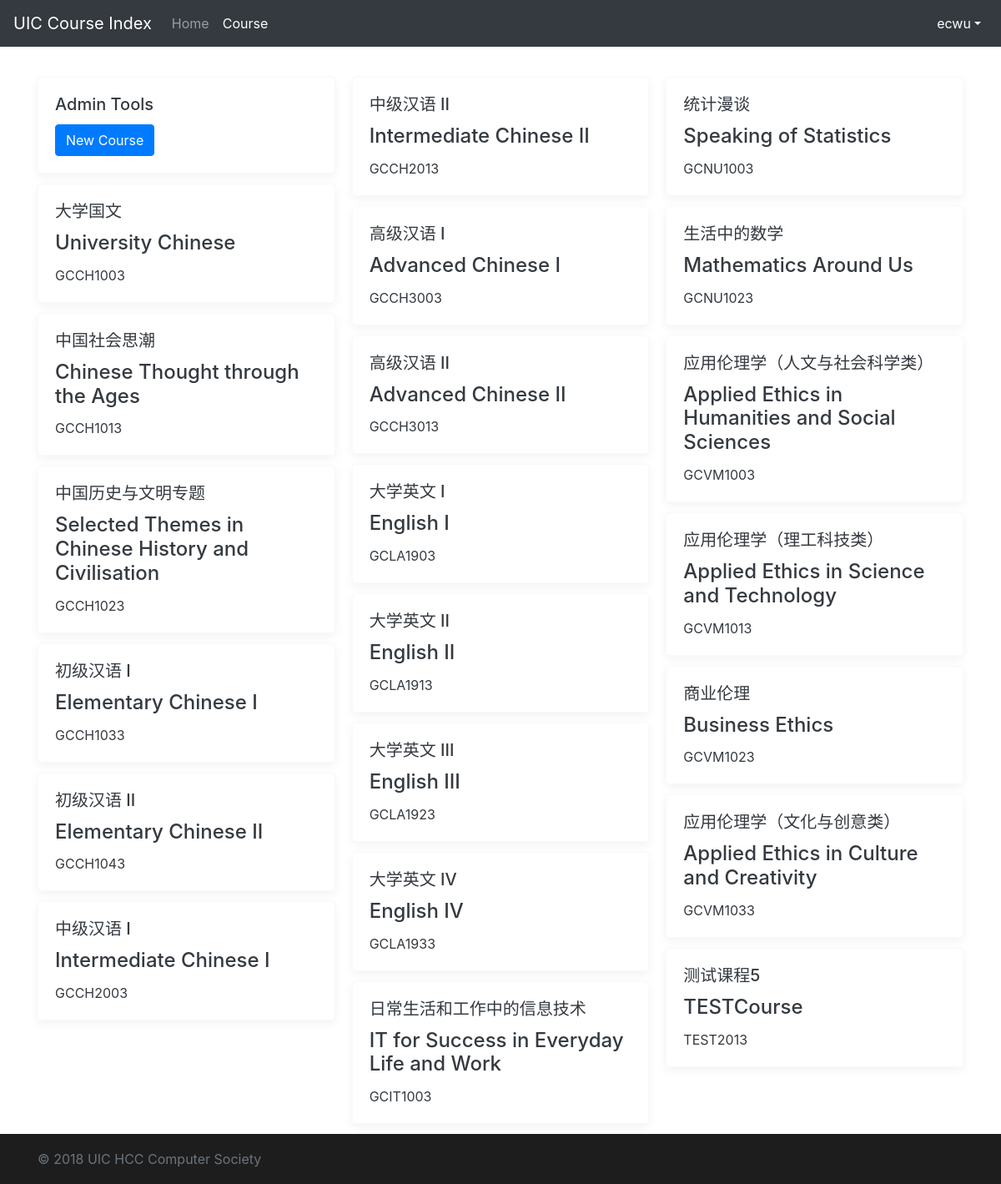
The app's page /course/ (signed in), older data.
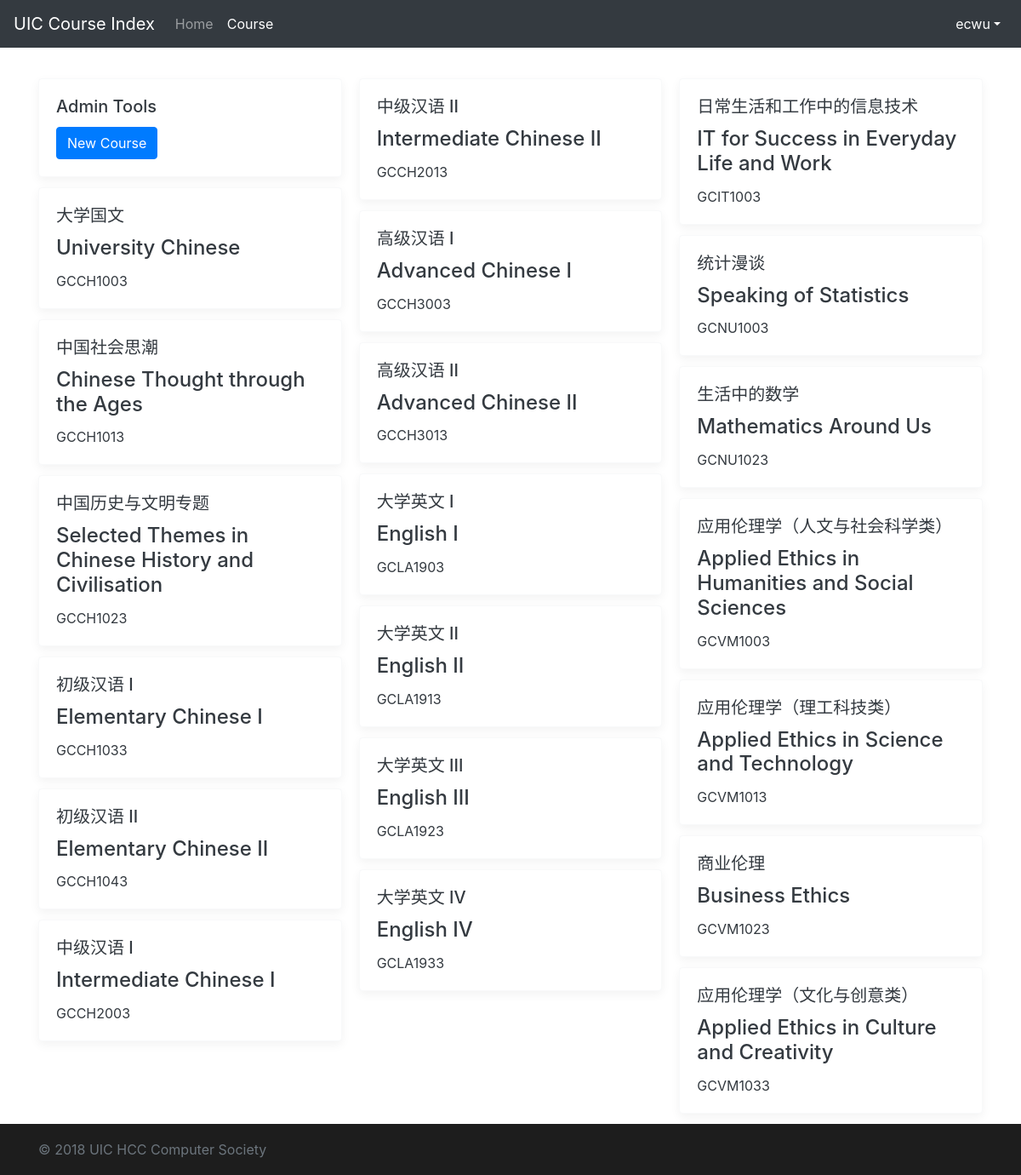
The same page, newer data.
### course/models.py (models this page shows, shortened)
class Course(models.Model):
    UIC_DIVISION = (('DST', 'Division of Science and Technology'),
                    ('DBM', 'Division of Business and Management'),
                    ('DHSS', 'Division of Humanities and Social Sciences'),
                    ('DCC', 'Division of Culture and Creativity'),
                    ('ALL', 'All Division'))
    UIC_MAJOR = (
        ('DST', (
            ('FST', 'Food Science and Technology'),
            ('ENVS', 'Environmental Science'),
            ('APSY', 'Applied Psychology'),
            ('STAT', 'Statistics'),
            ('FM', 'Financial Mathematics'),
            ('CST', 'Computer Science and Technology'),
            ('DS', 'Data Science'),
            ('ALLDST', 'All DST Major')
        )),
        ('DBM', (
            ('ACCT', 'Accounting'),
            ('FIN', 'Finance'),
            ('AE', 'Applied Economics'),
            ('EBIS', 'e-Business Management and Information Systems'),
            ('MHR', 'Management of Human Resources'),
            ('MKT', 'Marketing Management'),
            ('EPIN', 'Entrepreneurship and Innovation'),
            ('ALLDBM', 'All DBM Major')
        )),
        ('DCC', (
            ('CCM', 'Culture, Creativity and Management'),
            ('CTV', 'Cinema and Television'),
            ('MAD', 'Media Arts and Design'),
            ('ALLDCC', 'All DCC Major')
        )),
        ('DHSS', (
            ('GIR', 'Government and International Relations'),
            ('SWSA', 'Social Work and Social Administration'),
            ('IJ', 'International Journalism'),
            ('PRA', 'Public Relations and Advertising'),
            ('ATS', 'Applied Translation Studies '),
            ('ELLS', 'English Language and Literature Studies'),
            ('ALLDHSS', 'All DHSS Major')
        )),
        ('ALL', 'ALL Major')
    )
    UIC_COURSE_CATEGORY = (
        ('BBAC', 'BBA (Hons) Core'),
        ('MR', 'Major Required'),
        ('ME', 'Major Elective'),
        ('GEC', 'General Education Core'),
        ('GED', 'General Education Distribution'),
        ('WPEX', 'Whole Person Education Experiential Learning Modules'),
        ('FE', 'Free Elective')
    )
    UIC_COURSE_UNITS = (
        (3, 'Three Units'),
        (1, 'One Unit')
    )
    course_name_en = models.CharField(max_length=128, null=True)
    course_name_cn = models.CharField(max_length=128, null=True)
    course_code = models.CharField(max_length=32, default='EMPY1003')
    course_units = models.IntegerField(default=3, choices=UIC_COURSE_UNITS)
    course_class = models.CharField(max_length=32, default='DEFAULT_CLASS')
    course_major = models.CharField(max_length=32, default='ALL', choices=UIC_MAJOR)
    course_division = models.CharField(max_length=32, default='ALL', choices=UIC_DIVISION)
    course_category = models.CharField(max_length=32, default='FE', choices=UIC_COURSE_CATEGORY)
    course_descriptions = models.TextField(null=True, default='To be added')
    up_vote = models.IntegerField(default=0)
    down_vote = models.IntegerField(default=0)
    update_time = models.DateTimeField(auto_now=True)
    view_times = models.IntegerField(default=0)

### course/views.py (the view)
# urls.py: path('course/', views.course_list, name='course_list'),
def course_list(request):
    if not request.user.is_authenticated:
        messages.add_message(request, messages.ERROR, 'Login required.')
        return redirect('/')
    else:
        course_all = models.Course.objects.all()
        return render(request, 'course/course.html', {'courses': course_all})

### course/templates/course/course.html (shortened to what this page needs)
<!doctype html>
<html lang="en">
<head>
    <link href="https://cdn.bootcss.com/bootstrap/4.0.0/css/bootstrap.min.css" rel="stylesheet">
    {% load static %}
    <link href="{% static "course/css/login_page.css" %}" rel="stylesheet">
</head>
<body>
<header>
    <nav class="navbar navbar-expand-md navbar-dark fixed-top bg-dark">
        <a class="navbar-brand" href="{% url 'home_page' %}">UIC Course Index</a>
        <div class="collapse navbar-collapse" id="navbarCollapse">
            <ul class="navbar-nav mr-auto">
                <li class="nav-item">
                    <a class="nav-link" href="{% url 'home_page' %}">Home</a>
                </li>
                <li class="nav-item active">
                    <a class="nav-link" href="{% url 'course_list' %}">Course <span class="sr-only">(current)</span></a>
                </li>
            </ul>
            <ul class="navbar-nav ml-auto">
                <li class="nav-item dropdown show">
                    <a class="nav-link dropdown-toggle" href="#" id="dropdown01" data-toggle="dropdown"
                       aria-haspopup="true" aria-expanded="true">{{ user.username }}</a>
                </li>
            </ul>
        </div>
    </nav>
</header>
<main role="main" class="container">
    <div class="card-columns" style="margin-top: 2rem">
        {% if user.groups.all.0.name == "course_master" %}
            <div class="card border-light box-shadow text-dark">
                <div class="card-body">
                    <h5 class="card-title">Admin Tools</h5>
                    <a href="{% url 'course_detail_edit' '0' %}" class="btn btn-primary">New Course</a>
                </div>
            </div>
        {% endif %}
        {% for course in courses %}
            <a href="{% url 'course_detail' course.id %}">
            <div class="card border-light box-shadow text-dark">
            <div class="card-body">
                <h5 class="card-title">{{ course.course_name_cn }}</h5>
                <h4 class="card-title">{{ course.course_name_en }}</h4>
                <p class="card-text">{{ course.course_code }}</p>
            </div>
        </div>
        </a>
        {% endfor %}
    </div>
</main>
<footer class="footer">
    <div class="container">
        <span class="text-muted">&copy; 2018 UIC HCC Computer Society</span>
    </div>
</footer>
{% load static %}
</body>
</html>

### course/static/course/css/login_page.css (style rules this page uses)
html { position: relative; min-height: 100%; }
body { margin-bottom: 60px; font-family: -apple-system, BlinkMacSystemFont, "Segoe UI", "Droid Sans", "Helvetica Neue", "PingFang SC", "Hiragino Sans GB", "Droid Sans Fallback", "Microsoft YaHei", sans-serif; }
.footer { position: absolute; bottom: 0; width: 100%; height: 60px; line-height: 60px; background-color: #1d1d1d; }
body > .container { padding: 60px 15px 0; }
.footer > .container { padding-right: 15px; padding-left: 15px; }

### course/templates/course/course.html (style rules this page uses)
.box-shadow { box-shadow: 0 .25rem .75rem rgba(0, 0, 0, .05); }

Row changes from the older to the newer data that the page shows:
removed Course: course_name_cn "测试课程5", course_name_en "TESTCourse", course_code "TEST2013"
